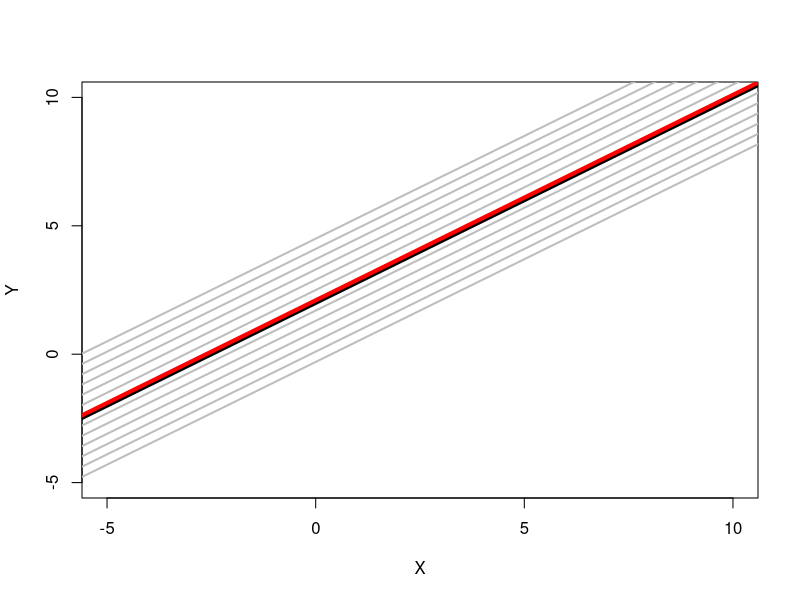
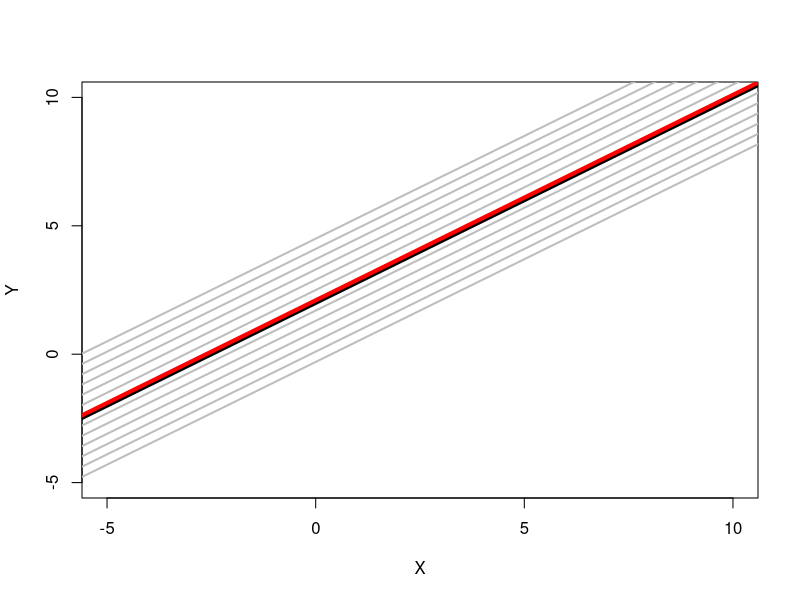

Write R code to recreate these figures, in order.
# This script generates a figure that shows how marginal and conditional effects may not 
# be equivalent under certain conditions (GM3) in a multilevel linear model.

library(ggplot2)
library(tidyr)
library(dplyr)
library(lme4)
library(gee)

### Example without Problem ----

### Step 1. Obtain data for 10 different individuals with increasing random effects

# create a vector with different values for the random intercept, mean = 0, sigma_u0 = 1
sample10 <- data.frame(ri_vals = seq(from = -2.5, to = 2.5, by = 0.4),
                             intercept = 2,
                             slope = 0.8)
sample10$intercept_i <- sample10$intercept - sample10$ri_vals

### Step 2. Obtain the conditional average: the subject with b_i = 0, the mean individual

# when we fill in sigma_u = 0, the random effect is 0 for all individuals.
# The estimated effect should therefore represent the conditional average.

cond_slope <- 0.8
cond_intercept <- 2

### Step 3. Obtain the population average: the average Y for every level of X over all individuals

marg_slope <- 0.8
marg_intercept <- 2.10

### Step 4. Create Figure

# X is from -5 to 15
# Y is from -5 to 15

y_range <- x_range <- seq(-5, 10, length.out = 100)

plot(x_range, y_range, type = "n", xlab = "X", ylab = "Y")

for (i in 1:nrow(sample10)) {
  abline(a = sample10$intercept_i[i], b = 0.8, col = "grey", lwd = 2)
}

abline(a = cond_intercept, b = cond_slope, col = "black", lwd = 4)
abline(a = marg_intercept, b = marg_slope, col = "red", , lwd = 4)

### Example with Problem ----

### Step 2. Obtain the conditional average: the subject with b_i = 0, the mean individual

# when we fill in sigma_u = 0, the random effect is 0 for all individuals.
# The estimated effect should therefore represent the conditional average.

cond_slope <- 0.8
cond_intercept <- 2

### Step 3. Obtain the population average: the average Y for every level of X over all individuals

marg_slope <- 0.8
marg_intercept <- 2.10

### Step 4. Create Figure

# X is from -5 to 15
# Y is from -5 to 15

y_range <- x_range <- seq(-5, 10, length.out = 100)

plot(x_range, y_range, type = "n", xlab = "X", ylab = "Y")

for (i in 1:nrow(sample10)) {
  abline(a = sample10$intercept_i[i], b = 0.8, col = "grey", lwd = 2)
}

abline(a = cond_intercept, b = cond_slope, col = "black", lwd = 4)
abline(a = marg_intercept, b = marg_slope, col = "red", , lwd = 4)
  


# head(u_0i, 5)
# 
# scenario1.data %>%
#   filter(id <= 5) %>%
#   ggplot(aes(x = X, y = Y, group = id)) +
#   geom_point(aes(color = as.factor(id))) +
#   geom_abline(intercept = gamma_00, slope = beta_1, color = "black", size = 1) + # overall regression line
#   geom_abline(intercept = gamma_00 + u_0i[1], slope = beta_1, color = "red", size = 1) + # for id = 1
#   geom_abline(intercept = gamma_00 + u_0i[2], slope = beta_1, color = "orange", size = 1) + # for id = 2
#   geom_abline(intercept = gamma_00 + u_0i[3], slope = beta_1, color = "green", size = 1) + # for id = 3
#   geom_abline(intercept = gamma_00 + u_0i[4], slope = beta_1, color = "blue", size = 1) + # for id = 4
#   geom_abline(intercept = gamma_00 + u_0i[5], slope = beta_1, color = "purple", size = 1) + # for id = 5
#   theme_minimal()
